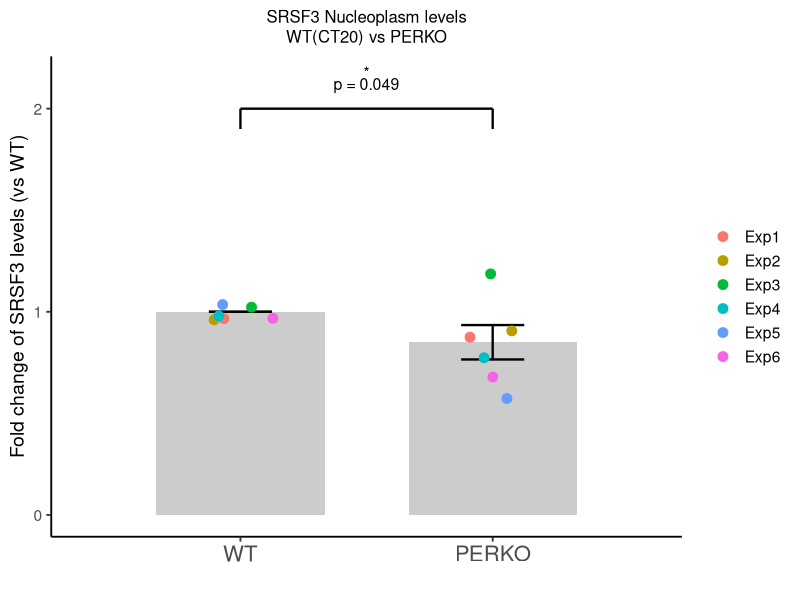
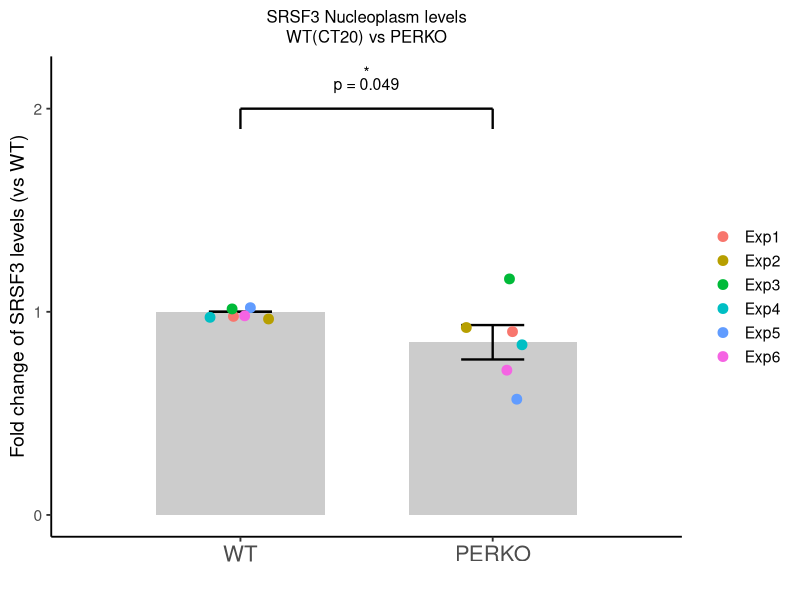

Here is the R script that generated these plots, in order:
library(ggplot2)
library(dplyr)

# =========================
# DATA
# =========================
# <-- EDIT HERE for new numbers: replace Condition names, Experiment labels, and Values below.
#     Values are listed as: 6 values for the first group, then 6 values for the second group,
#     in the same order as they appear in the "Sumup" sheet of the source Excel file (e.g. Sumup-2).
data <- data.frame(
  Condition = rep(c("WT", "PERKO"), each = 6),                              # <-- EDIT: group names (2 groups, must match `levels=` below)
  Experiment = rep(c("Exp1", "Exp2", "Exp3", "Exp4", "Exp5", "Exp6"), 2),   # <-- EDIT: replicate/experiment labels
  Value = c(
    1.0, 1.0, 1.0, 1.0, 1.0, 1.0,   # <-- EDIT: group 1 (WT) values, copy-pasted from the Excel "Sumup" table
    0.9, 0.9, 1.2, 0.8, 0.6, 0.7    # <-- EDIT: group 2 (PERKO) values, copy-pasted from the Excel "Sumup" table
  )
)

# FORCE ORDER (IMPORTANT)
data$Condition <- factor(
  data$Condition,
  levels = c("WT", "PERKO")   # <-- EDIT: must match the Condition names above, in the left-to-right plotting order you want
)

# numeric x positions, closer together than the default 1/2 discrete spacing (bars closer + less side margin)
x_positions <- c(WT = 1, PERKO = 1.6)   # <-- EDIT: shrink/grow the gap between bars by changing 1.6
data$x <- x_positions[as.character(data$Condition)]

# =========================
# SUMMARY (Mean + SEM)
# =========================
summary_data <- data %>%
  group_by(Condition) %>%
  summarise(
    Mean = mean(Value),
    SEM = sd(Value) / sqrt(n()),
    x = first(x)
  )

# =========================
# MANN-WHITNEY TEST
# =========================
mw_test <- wilcox.test(
  Value ~ Condition,
  data = data,
  exact = FALSE
)

p_value <- mw_test$p.value

print(mw_test)
print(paste("p-value =", p_value))

# significance label (stars)
sig_label <- ifelse(
  p_value < 0.001, "***",
  ifelse(
    p_value < 0.01, "**",
    ifelse(
      p_value < 0.05, "*", "ns"
    )
  )
)

# numeric p-value, formatted for display on the plot (e.g. "0.0022" or "<0.0001")
p_label <- paste0("p = ", format.pval(p_value, digits = 2, eps = 0.0001))  # <-- EDIT: change `digits` for more/fewer decimal places

# combined text shown on the plot: significance stars on top, numeric p-value below (same format as the Chrom script)
plot_label <- paste0(sig_label, "\n", p_label)

# =========================
# Y POSITION FOR BRACKET
# =========================
y_max <- max(data$Value)
y_bracket <- y_max + 0.8   # <-- EDIT: raise/lower this offset if the bracket sits too close to (or far from) the data points
bracket_tick <- 0.1        # <-- EDIT: length of the short vertical lines at each end of the bracket
x1 <- x_positions[["WT"]]
x2 <- x_positions[["PERKO"]]

# =========================
# PLOT
# =========================
p <- ggplot() +

  # bars (mean)
  geom_bar(
    data = summary_data,
    aes(x = x, y = Mean),
    stat = "identity",
    fill = "grey80",
    width = 0.4   # <-- EDIT: bar width (narrowed from 0.6 -> 0.4; smaller number = thinner bars)
  ) +

  # SEM error bars
  geom_errorbar(
    data = summary_data,
    aes(
      x = x,
      ymin = Mean - SEM,
      ymax = Mean + SEM
    ),
    width = 0.15,   # <-- EDIT: error bar cap width (narrowed to match the thinner bars above)
    linewidth = 0.8
  ) +

  # individual points
  geom_point(
    data = data,
    aes(
      x = x,
      y = Value,
      color = Experiment
    ),
    size = 3,
    position = position_jitter(width = 0.08)
  ) +

  # significance bracket line
  annotate(
    "segment",
    x = x1, xend = x2,
    y = y_bracket,
    yend = y_bracket,
    linewidth = 0.8
  ) +

  # vertical left line
  annotate(
    "segment",
    x = x1, xend = x1,
    y = y_bracket - bracket_tick,   # <-- EDIT: shorten/lengthen via `bracket_tick` above
    yend = y_bracket,
    linewidth = 0.8
  ) +

  # vertical right line
  annotate(
    "segment",
    x = x2, xend = x2,
    y = y_bracket - bracket_tick,   # <-- EDIT: shorten/lengthen via `bracket_tick` above
    yend = y_bracket,
    linewidth = 0.8
  ) +

  # significance stars (top line) + numeric p-value (bottom line), shown together above the bracket
  annotate(
    "text",
    x = mean(c(x1, x2)),
    y = y_bracket + 0.15,   # <-- EDIT: vertical offset of the label above the bracket (smaller than Chrom's since NP's y-axis range is much smaller)
    label = plot_label,     # <-- shows stars + "p = ..." on two lines (built above)
    size = 4,
    lineheight = 0.6   # <-- EDIT: lower value = stars sit closer to the p-value line below them
  ) +

  # x-axis: named breaks at the bar positions, trimmed side margins
  scale_x_continuous(
    breaks = x_positions,
    labels = names(x_positions),
    expand = expansion(add = 0.25)   # <-- EDIT: lower value = less empty space on the left/right sides
  ) +

  # y-axis: whole-number ticks only
  scale_y_continuous(breaks = seq(0, ceiling(y_bracket), by = 1)) +   # <-- EDIT: change `by=` for tick spacing

  labs(
    title = "SRSF3 Nucleoplasm levels\nWT(CT20) vs PERKO",   # <-- EDIT: plot title (use "\n" to wrap onto a 2nd line if it's long)
    x = "",
    y = "Fold change of SRSF3 levels (vs WT)"                 # <-- EDIT: y-axis label
  ) +

  theme_classic(base_size = 14) +

  theme(
    legend.title = element_blank(),
    plot.title = element_text(size = 12, hjust = 0.5, lineheight = 1),   # <-- EDIT: shrink/center the title so it fits the narrower plot
    axis.text.x = element_text(size = 16)   # <-- EDIT: font size of the "WT" / "PERKO" labels
  )

print(p)

# =========================
# SAVE FIGURE
# =========================
ggsave(
  "SRSF3_Nucleoplasm-WTvsKO-MannWhitney_v2.png",   # <-- EDIT: output filename
  plot = p,
  width = 5,    # <-- EDIT: overall figure width in inches (reduced from 8 for a smaller plot)
  height = 4,   # <-- EDIT: overall figure height in inches (reduced from 6)
  dpi = 300
)
